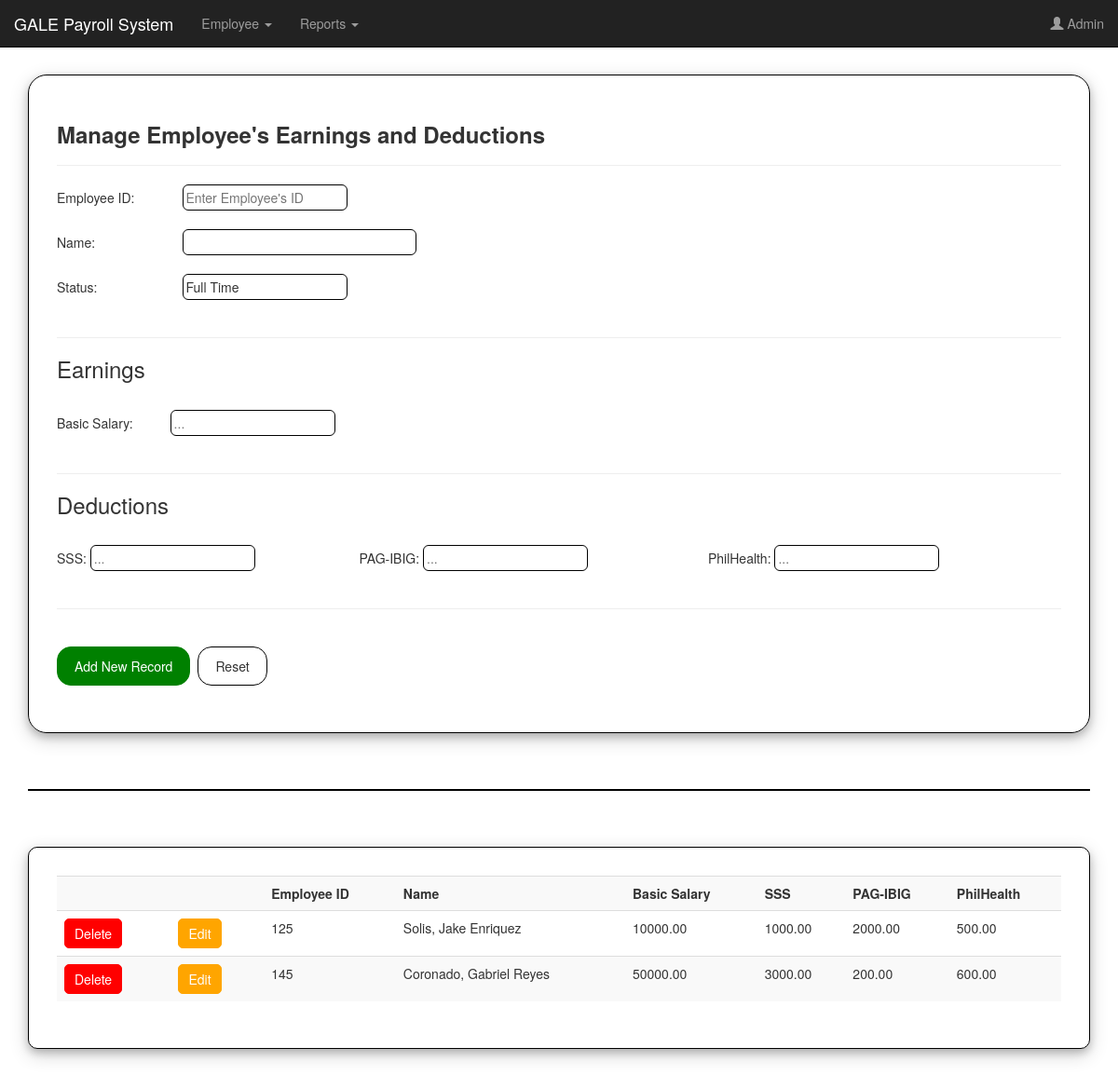
/employee/employeepay.php (signed in), run on the app's committed database.
### tables this page shows
CREATE TABLE `employeepaytb` (
  `fld_eid` int(11) NOT NULL,
  `fld_name` varchar(200) NOT NULL,
  `fld_status` varchar(200) DEFAULT NULL,
  `fld_basicsalary` float(11,2) DEFAULT NULL,
  `fld_SSS` float(11,2) DEFAULT NULL,
  `fld_pagibig` float(11,2) DEFAULT NULL,
  `fld_philhealth` float(11,2) DEFAULT NULL,
  `fld_hourlyrate` float(11,2) DEFAULT NULL
);

### employee/fullemployeepay.php (the view, shortened to what this page needs)
<h3>Earnings</h3>
    <table width="100%">
        <br>
        <tr>
            <td>
                Basic Salary: <input type="text" name="txt_basicpay" value='<?php echo $basicsalary;?>' placeholder="..." style="margin-left:3vw;"><br><br>
            </td>
        </tr>
    </table>
    <hr>
    <h3>Deductions</h3>
    <table width="100%">
        <br>
        <tr>
            <td>
                SSS: <input type="text" name="txt_sss" value='<?php echo $sss;?>' placeholder="..." ><br><br>
            </td>
            <td>
                PAG-IBIG: <input type="text" name="txt_pagibig" value='<?php echo $pagibig;?>' placeholder="..." ><br><br>
            </td>
            <td>
                PhilHealth: <input type="text" name="txt_philhealth" value='<?php echo $philhealth;?>' placeholder="..." ><br><br>
            </td>
        </tr>
    </table>
        <hr>
        <br>
        <table>
            <tr>
                <td><input type="submit" value='<?php echo $savebtn;?>' class="addbtn"></td>
        <form action=employeepay.php>
            <td><input type="submit" value="Reset" class="resetbtn"></td>
        </form>
            </tr>
        </table>
                <br>
</div>
<br><br>
        <hr style="border:1px solid black">
        <br><br>
        <div class="etable_container">
        <table class="table table-striped">
            <tr>
            <th></th><th></th> <th>Employee ID</th> <th>Name</th> <th>Basic Salary</th><th>SSS</th> <th>PAG-IBIG</th> <th>PhilHealth</th>
            </tr>
            <?php
                $result = $conn->query("select * from employeepaytb where fld_status = 'Full Time'");
                while($row=$result->fetch_assoc()){
                echo "<tr>
                    <td><a id=delete onclick=ask($row[fld_eid])><input type=submit class=delbtn value=Delete></a></td>
                    <td><a href=employeepay.php?txt_eid=$row[fld_eid]><input type=submit class=edtbtn value=Edit></a></td>
                    <td>$row[fld_eid]</td>
                    <td> $row[fld_name] </td>
                    <td> $row[fld_basicsalary] </td>
                    <td> $row[fld_SSS] </td>
                    <td> $row[fld_pagibig] </td>
                    <td> $row[fld_philhealth] </td>
                </tr>";
            }
            ?>
            </table>
        </div>

### employee/styleemployee.css (style rules this page uses)
.etable_container { border: 1px solid black; padding: 30px; border-radius: 10px; box-shadow: 0 4px 8px 0 rgba(0, 0, 0, 0.2), 0 6px 20px 0 rgba(0, 0, 0, 0.19); overflow: auto; }
.addbtn { border: 1px solid green; background-color: green; color: white; border-radius: 15px; padding: 10px 18px; margin-right: 8px; }
.resetbtn { border: 1px solid black; background-color: white; border-radius: 15px; padding: 10px 18px; margin-right: 8px; }
.delbtn { border: 1px solid red; background-color: red; color: white; border-radius: 5px; padding: 5px 10px; margin-right: 8px; }
.edtbtn { border: 1px solid orange; background-color: orange; color: white; border-radius: 5px; padding: 5px 10px; margin-right: 8px; }
input { border: 1px solid black; border-radius: 6px; padding: 3px; }

### data on the page
employeepaytb: fld_eid "125", fld_name "Solis, Jake Enriquez", fld_basicsalary "10000.00", fld_SSS "1000.00", fld_pagibig "2000.00", fld_philhealth "500.00"
employeepaytb: fld_eid "145", fld_name "Coronado, Gabriel Reyes", fld_basicsalary "50000.00", fld_SSS "3000.00", fld_pagibig "200.00", fld_philhealth "600.00"
